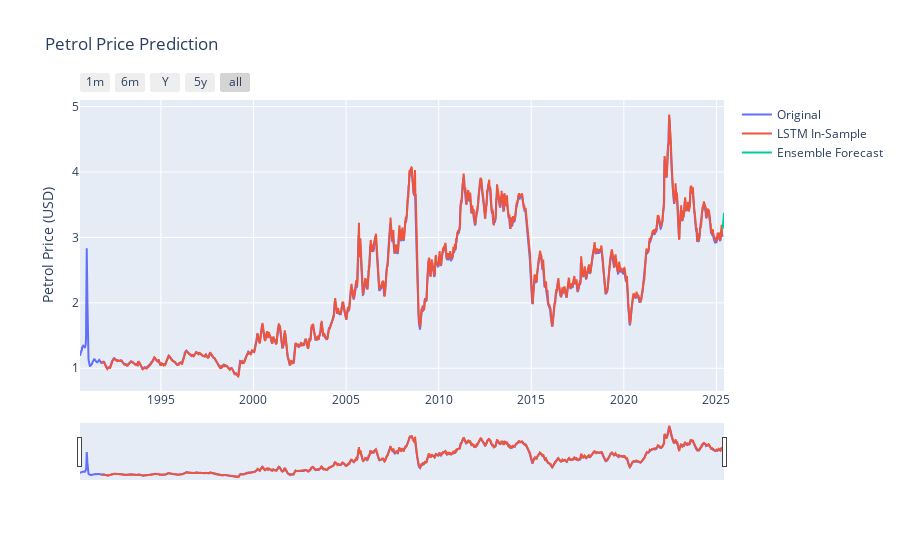

Write notebook code for a chart like this one.
### Code cell
# %%
# Cell 8: Interactive Plot & Table
# Prepare in-sample LSTM series for plotting
train_pred   = scaler.inverse_transform(best_lstm.predict(X_lstm))
train_dates  = df['Date'][time_step:]

fig=go.Figure()
fig.add_trace(go.Scatter(x=df['Date'],y=data.flatten(),mode='lines',name='Original'))
fig.add_trace(go.Scatter(x=train_dates,y=train_pred.flatten(),mode='lines',name='LSTM In-Sample'))
fig.add_trace(go.Scatter(x=forecast_dates,y=ensemble.flatten(),mode='lines',name='Ensemble Forecast'))
fig.update_layout(
    title='Petrol Price Prediction',
    xaxis=dict(rangeselector=dict(buttons=[dict(count=1,label='1m',step='month',stepmode='backward'),dict(count=6,label='6m',step='month',stepmode='backward'),dict(count=1,label='Y',step='year',stepmode='backward'),dict(count=5,label='5y',step='year',stepmode='backward'),dict(step='all')]),rangeslider=dict(visible=True),type='date'),
    yaxis=dict(title='Petrol Price (USD)')
)
fig.show()

forecast_df=pd.DataFrame({'Date':forecast_dates,'Predicted Petrol Price (USD)':ensemble.flatten()})
forecast_df.to_csv(args.output_file,index=False)
print("\nEnsemble Forecast Table:")
print(forecast_df.to_string(index=False))

### Figure 1 — Plotly figure (JSON) as saved in the notebook; plotly's stock layout.template omitted (floating-point values rounded to 4 significant figures; data arrays with more than 128 entries replaced by an {"elided": "..."} marker saying what was removed)
{"data": [{"mode": "lines", "name": "Original", "type": "scatter", "x": {"elided": "1812 str values"}, "y": {"elided": "1812 float values"}}, {"mode": "lines", "name": "LSTM In-Sample", "type": "scatter", "x": {"elided": "1752 str values"}, "y": {"elided": "1752 float values"}}, {"mode": "lines", "name": "Ensemble Forecast", "type": "scatter", "x": ["2025-05-05T00:00:00.000000000", "2025-05-06T00:00:00.000000000", "2025-05-07T00:00:00.000000000", "2025-05-08T00:00:00.000000000", "2025-05-09T00:00:00.000000000", "2025-05-10T00:00:00.000000000", "2025-05-11T00:00:00.000000000", "2025-05-12T00:00:00.000000000", "2025-05-13T00:00:00.000000000", "2025-05-14T00:00:00.000000000", "2025-05-15T00:00:00.000000000", "2025-05-16T00:00:00.000000000", "2025-05-17T00:00:00.000000000", "2025-05-18T00:00:00.000000000", "2025-05-19T00:00:00.000000000", "2025-05-20T00:00:00.000000000", "2025-05-21T00:00:00.000000000", "2025-05-22T00:00:00.000000000", "2025-05-23T00:00:00.000000000", "2025-05-24T00:00:00.000000000", "2025-05-25T00:00:00.000000000", "2025-05-26T00:00:00.000000000", "2025-05-27T00:00:00.000000000", "2025-05-28T00:00:00.000000000", "2025-05-29T00:00:00.000000000", "2025-05-30T00:00:00.000000000"], "y": [3.134, 3.15, 3.161, 3.168, 3.178, 3.19, 3.204, 3.215, 3.225, 3.234, 3.244, 3.255, 3.267, 3.28, 3.288, 3.299, 3.308, 3.318, 3.328, 3.335, 3.342, 3.349, 3.354, 3.361, 3.373, 3.378]}], "layout": {"title": {"text": "Petrol Price Prediction"}, "xaxis": {"rangeselector": {"buttons": [{"count": 1, "label": "1m", "step": "month", "stepmode": "backward"}, {"count": 6, "label": "6m", "step": "month", "stepmode": "backward"}, {"count": 1, "label": "Y", "step": "year", "stepmode": "backward"}, {"count": 5, "label": "5y", "step": "year", "stepmode": "backward"}, {"step": "all"}]}, "rangeslider": {"visible": true}, "type": "date"}, "yaxis": {"title": {"text": "Petrol Price (USD)"}}}}
